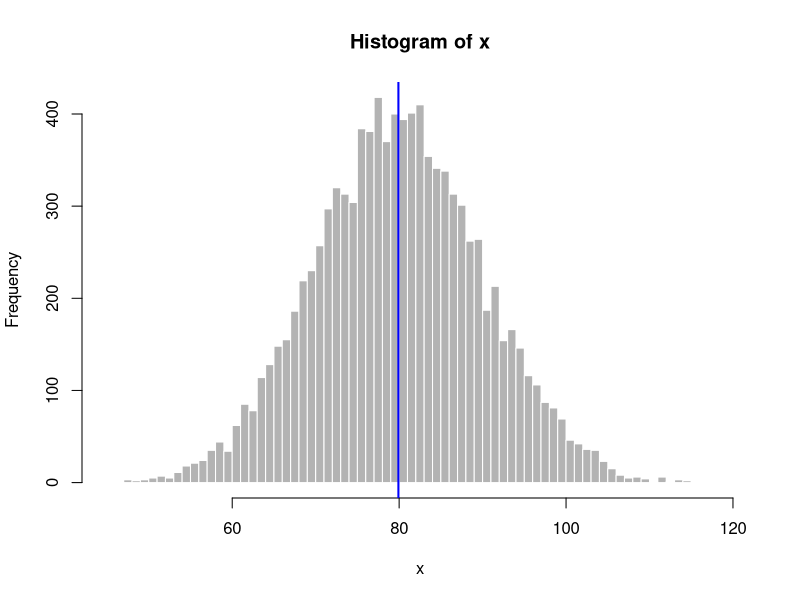

Generate this figure with R:
## ---- chunk 1
set.seed(20140811)
x <- rnorm(10000, mean = 80, sd = 10)
hist(x, breaks = 100, border = "white", col = gray(0.7))
abline(v = mean(x), col ="blue", lwd = 2)

